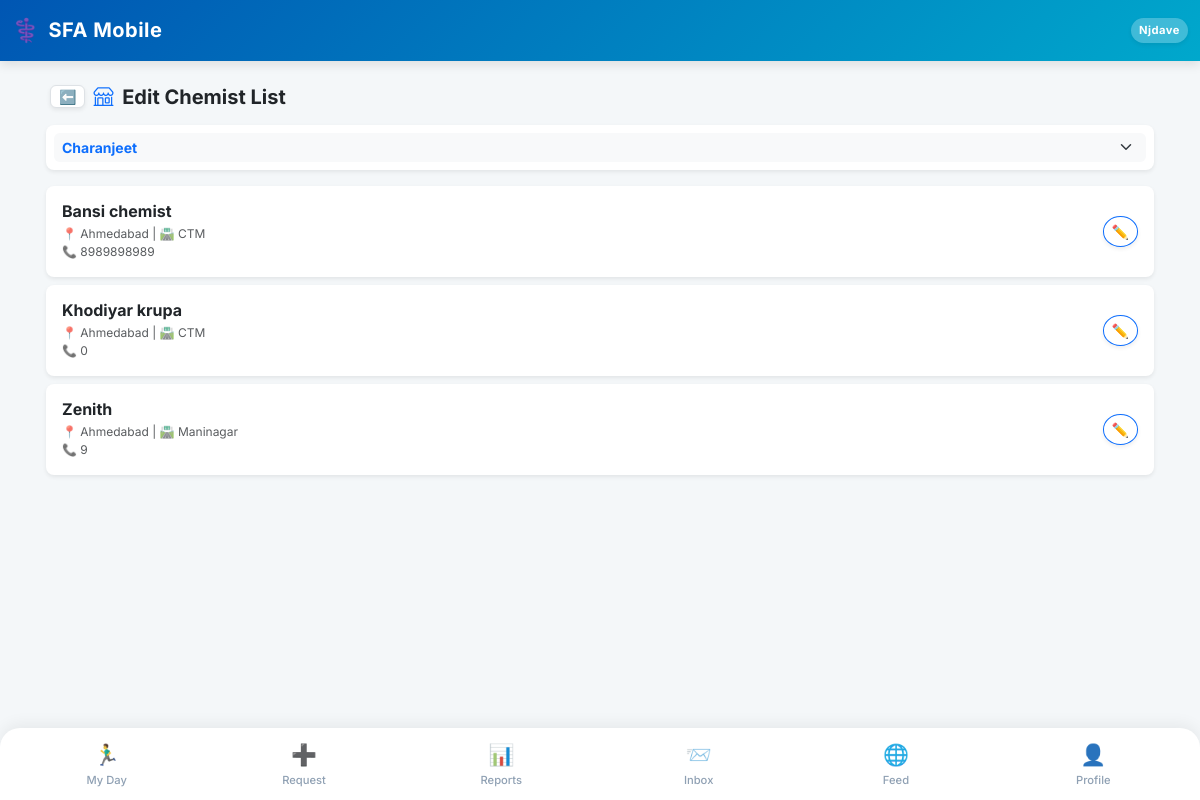
Page /edit-chemist-list/ (signed in) on the committed database.
### SFA/models.py (models this page shows, shortened)
class Employee(models.Model):
    user = models.OneToOneField(User, on_delete=models.CASCADE, null=True, blank=True)
    company = models.ForeignKey(Company, on_delete=models.PROTECT, related_name='employees') # Already Correct
    DESIGNATION_CHOICES = [
        ('MR', 'Medical Representative'),
        ('ABM', 'Area Business Manager'),
        ('RBM', 'Regional Business Manager'),
        ('ZBM', 'Zonal Business Manager'),
        ('NSM', 'National Sales Manager'),
        ('Admin', 'System Administrator'),
    ]
    name = models.CharField(max_length=100)
    employee_code = models.CharField(max_length=50) # 🌟 FIX: unique=True HATA DIYA HAI
    designation = models.CharField(max_length=5, choices=DESIGNATION_CHOICES, default='MR', db_index=True)   # 🚀 INDEX
    manager = models.ForeignKey('self', on_delete=models.SET_NULL, null=True, blank=True, related_name='subordinates')
    headquarter = models.ForeignKey(Territory, on_delete=models.SET_NULL, null=True, blank=True)
    phone = models.CharField(max_length=15)
    joining_date = models.DateField(default=timezone.now, help_text="Employee ki company join karne ki date. DCR calendar is date se aage hi banega, pehle ka nahi.")
    photo = models.ImageField(upload_to='employee_photos/', blank=True, null=True, help_text="Employee ki profile photo")
    address = models.TextField(blank=True, null=True, help_text="Employee ka home address")
    is_active = models.BooleanField(default=True, db_index=True, help_text="False matlab ye employee company chhod chuka hai ya inactive hai.")   # 🚀 INDEX
    leaving_date = models.DateField(null=True, blank=True, help_text="Employee ke company chhodne ki tareekh.")
    dob = models.DateField(null=True, blank=True, verbose_name="Date of Birth")
    anniversary = models.DateField(null=True, blank=True, verbose_name="Marriage Anniversary")
    blood_group = models.CharField(max_length=10, blank=True, null=True)
    emergency_contact = models.CharField(max_length=15, blank=True, null=True)
    permanent_address = models.TextField(blank=True, null=True)
    father_name = models.CharField(max_length=100, blank=True, null=True)
    father_dob = models.DateField(null=True, blank=True)
    father_mobile = models.CharField(max_length=15, blank=True, null=True)
    father_occupation = models.CharField(max_length=100, blank=True, null=True)
    mother_name = models.CharField(max_length=100, blank=True, null=True)
    mother_dob = models.DateField(null=True, blank=True)
    mother_mobile = models.CharField(max_length=15, blank=True, null=True)
    mother_occupation = models.CharField(max_length=100, blank=True, null=True)
    spouse_name = models.CharField(max_length=100, blank=True, null=True)
    spouse_dob = models.DateField(null=True, blank=True)
    spouse_mobile = models.CharField(max_length=15, blank=True, null=True)
    spouse_occupation = models.CharField(max_length=100, blank=True, null=True)
    child1_name = models.CharField(max_length=100, blank=True, null=True)
    child1_dob = models.DateField(null=True, blank=True)
    child2_name = models.CharField(max_length=100, blank=True, null=True)
    child2_dob = models.DateField(null=True, blank=True)
    EMPLOYMENT_STATUS_CHOICES = [
        ('active', 'Active'),
        ('resigned', 'Resigned'),
        ('retired', 'Retired'),
        ('transferred', 'Transferred'),
        ('terminated', 'Terminated'),
        ('vacant', 'Vacant (Placeholder)'),   # 🌟 Dummy employee jab tak naya MR na aaye
        ('archived', 'Archived (Old Dummy)'), # 🌟 Dummy jiska kaam ho gaya, naye employee ko sab de diya
    ]
    employment_status = models.CharField(
        max_length=15, choices=EMPLOYMENT_STATUS_CHOICES, default='active',
        help_text="is_active sirf access/login control karta hai; ye field WAJAH/reason batata hai."
    )
    is_placeholder = models.BooleanField(
        default=False,
        help_text="True = ye ek 'Vacant_<HQ>' dummy employee hai, asli insaan nahi. Joint Work me normal employee jaisea hi treat hota hai (use individual hi maana jayega)."
    )
    class Meta:
        unique_together = ('company', 'employee_code')

class Chemist(models.Model):
    STATUS_CHOICES = (('Pending', 'Pending Approval'), ('Approved', 'Approved'), ('Rejected', 'Rejected'))
    company = models.ForeignKey(Company, on_delete=models.CASCADE, related_name='chemists')
    name = models.CharField(max_length=150, db_index=True)   # 🚀 INDEX
    address = models.TextField(blank=True, null=True, help_text="Chemist shop address")
    latitude = models.DecimalField(max_digits=9, decimal_places=6, blank=True, null=True)
    longitude = models.DecimalField(max_digits=9, decimal_places=6, blank=True, null=True)
    territory = models.ForeignKey(Territory, on_delete=models.CASCADE)
    route = models.ForeignKey(Route, on_delete=models.SET_NULL, null=True, blank=True)
    linked_stockist = models.ForeignKey(Stockist, on_delete=models.SET_NULL, null=True, blank=True)
    phone = models.CharField(max_length=15)
    allocated_to = models.ForeignKey(Employee, on_delete=models.SET_NULL, null=True, blank=True)
    status = models.CharField(max_length=20, choices=STATUS_CHOICES, default='Pending', db_index=True)   # 🚀 INDEX
    owner_name = models.CharField(max_length=150, blank=True, null=True, help_text="Chemist shop owner ka naam")
    owner_dob = models.DateField(blank=True, null=True, help_text="Owner ki date of birth")
    card_photo = models.ImageField(upload_to='chemist_cards/', blank=True, null=True, help_text="Chemist ki visiting card ki photo")

class Territory(models.Model):
    company = models.ForeignKey(Company, on_delete=models.CASCADE, related_name='territories') # 🌟 CHANGED
    name = models.CharField(max_length=100)
    city = models.CharField(max_length=100)
    class Meta:
        unique_together = ('company', 'name')

class Route(models.Model):
    STATUS_CHOICES = (('Pending', 'Pending Approval'), ('Approved', 'Approved'), ('Rejected', 'Rejected'))
    CATEGORY_CHOICES = [
        ('HQ', 'Headquarter'),
        ('EX_HQ', 'Ex-Headquarter'),
        ('OUTSTATION', 'Outstation'),
    ]
    company = models.ForeignKey(Company, on_delete=models.CASCADE, related_name='routes') # 🌟 CHANGED
    name = models.CharField(max_length=150)
    territory = models.ForeignKey(Territory, on_delete=models.CASCADE)
    category = models.CharField(max_length=15, choices=CATEGORY_CHOICES, default='HQ')
    distance_from_hq = models.DecimalField(max_digits=6, decimal_places=1, default=0.0, help_text="Distance in KM from HQ")
    requested_by = models.ForeignKey('Employee', on_delete=models.SET_NULL, null=True, blank=True, related_name='requested_routes')
    status = models.CharField(max_length=20, choices=STATUS_CHOICES, default='Pending', db_index=True)   # 🚀 INDEX
    class Meta:
        unique_together = ('territory', 'name')

### SFA/views/masters.py (the view)
# urls.py: path('edit-chemist-list/', edit_chemist_list_view, name='edit_chemist_list'),
@employee_required
def edit_chemist_list_view(request, employee):
    team_employees = get_dropdown_team(employee)
    default_emp_id = str(employee.id)
    if employee.designation != 'MR':
        first_subordinate = team_employees.exclude(id=employee.id).first()
        if first_subordinate:
            default_emp_id = str(first_subordinate.id)
    selected_emp_id = request.GET.get('employee_id', default_emp_id)
    selected_emp = get_object_or_404(Employee, id=selected_emp_id, company=employee.company)
    chemists = Chemist.objects.filter(allocated_to=selected_emp, status='Approved').order_by('name')
    return render(request, 'edit_chemist_list.html', {
        'chemists': chemists,
        'team_employees': team_employees,
        'selected_emp_id': int(selected_emp_id),
        'is_manager_view': employee.designation != 'MR'
    })

### SFA/context_processors.py (called while the page is built)
def notification_counts(request):
    if request.user.is_authenticated and hasattr(request.user, 'employee'):
        employee = request.user.employee
        cache_key = f'nav_counts_{employee.id}'
        counts = cache.get(cache_key)
        if counts is None:
            counts = {
                'unread_notif_count': SystemNotification.objects.filter(employee=employee, is_read=False).count(),
                'unread_msg_count': InternalMessage.objects.filter(receiver=employee, is_read=False).count(),
            }
            cache.set(cache_key, counts, 60) # 60 seconds cache timeout
        return counts
    return {
        'unread_notif_count': 0,
        'unread_msg_count': 0,
    }

### SFA/services/team.py (called while the page is built)
def get_full_team_employees(employee, include_inactive=False):
    team_ids = {employee.id}
    managers_to_check = [employee.id]
    while managers_to_check:
        subs_qs = Employee.objects.filter(manager_id__in=managers_to_check)
        if not include_inactive:
            subs_qs = subs_qs.filter(is_active=True)
        subs = list(subs_qs.values_list('id', flat=True))
        if not subs:
            break
        managers_to_check = subs
        team_ids.update(subs)
    qs = Employee.objects.filter(id__in=team_ids)
    if not include_inactive:
        qs = qs.filter(is_active=True)
    return qs

def get_dropdown_team(employee, ordered=True):
    if employee.designation != 'MR':
        team = get_full_team_employees(employee)
        return team.order_by('-designation', 'name') if ordered else team
    return Employee.objects.filter(id=employee.id)

### SFA/templates/edit_chemist_list.html (shortened to what this page needs)
{% extends 'base.html' %}
{% block content %}
<div class="container-fluid p-0 mb-4 mt-2">
    <div class="d-flex align-items-center gap-2 mb-3 px-2">
        <a href="{% url 'edit_hub' %}" class="btn btn-light shadow-sm btn-sm px-2 py-0 rounded-2 border bg-white text-secondary">⬅️</a>
        <h5 class="fw-bold text-dark mb-0"><i class="bi bi-shop text-primary me-1"></i> Edit Chemist List</h5>
    </div>
    <div class="card border-0 shadow-sm mb-3 bg-white mx-1" style="border-radius: 8px;">
        <div class="card-body p-2">
            <form method="GET" id="filterForm">
                {% if is_manager_view %}
                <div class="mb-0">
                    <select name="employee_id" class="form-select form-select-sm bg-light fw-bold text-primary border-0" style="border-radius: 6px;" onchange="this.form.submit()">
                        {% for emp in team_employees %}
                            <option value="{{ emp.id }}" {% if selected_emp_id == emp.id %}selected{% endif %}>{{ emp.name }}</option>
                        {% endfor %}
                    </select>
                </div>
                {% endif %}
            </form>
        </div>
    </div>
    <div class="mx-1">
        {% for chem in chemists %}
        <div class="card border-0 shadow-sm mb-2" style="border-radius: 8px;">
            <div class="card-body p-3 d-flex justify-content-between align-items-center">
                <div>
                    <h6 class="fw-bold text-dark mb-1">{{ chem.name }}</h6>
                    <p class="text-muted mb-0" style="font-size: 0.75rem;">
                        📍 {{ chem.territory.name|default:"No HQ" }} | 🛣️ {{ chem.route.name|default:"No Route" }} <br>
                        📞 {{ chem.phone|default:"No Phone" }}
                    </p>
                </div>
                <div>
                    <a href="{% url 'edit_chemist' chem.id %}" class="btn btn-outline-primary btn-sm rounded-circle px-2 py-1 shadow-sm">
                        ✏️
                    </a>
                </div>
            </div>
        </div>
        {% empty %}
        <div class="text-center p-4 text-muted small fw-medium bg-white shadow-sm rounded-3">
            Is employee ki list mein koi approved chemist nahi hai.
        </div>
        {% endfor %}
    </div>
</div>
{% endblock %}

### SFA/templates/base.html (shortened to what this page needs)
<!DOCTYPE html>
<html lang="en">
<head>
    <link href="https://cdn.jsdelivr.net/npm/bootstrap@5.3.0/dist/css/bootstrap.min.css" rel="stylesheet">
    <link href="https://cdn.jsdelivr.net/npm/bootstrap-icons@1.11.0/font/bootstrap-icons.css" rel="stylesheet">
</head>
<body>
    <nav class="navbar navbar-dark navbar-custom sticky-top">
        <div class="container-fluid py-1">
            <span class="navbar-brand mb-0 h1 d-flex align-items-center gap-2">
                <span style="font-size: 1.4rem;">⚕️</span> SFA Mobile
            </span>
            <div class="d-flex align-items-center gap-3">
                <span class="text-white fw-bold bg-white bg-opacity-25 px-2 py-1 rounded-pill shadow-sm" style="font-size: 0.70rem; letter-spacing: 0.5px;">
                    {{ request.user.employee.name|default:"Guest"|truncatechars:10 }}
                </span>
            </div>
        </div>
    </nav>
    <div class="container mt-4 mb-4">
        {% block content %}
        {% endblock %}
    </div>
    <div class="fixed-bottom bottom-nav d-flex justify-content-between align-items-center">
        {% if request.user.employee.designation != 'Admin' and request.user.employee.designation != 'System Administrator' %}
        <a href="{% url 'mr_dashboard' %}" class="nav-item {% if request.resolver_match.url_name == 'mr_dashboard' or request.resolver_match.url_name == 'day_start' or request.resolver_match.url_name == 'day_end' %}active{% endif %}">
            <span class="nav-icon">🏃‍♂️</span>My Day
        </a>
        {% endif %}
        <a href="{% url 'request_hub' %}" class="nav-item {% if request.resolver_match.url_name == 'request_hub' %}active{% endif %}">
            <span class="nav-icon">➕</span>Request
        </a>
        <a href="{% url 'view_hub' %}" class="nav-item {% if request.resolver_match.url_name == 'view_hub' or request.resolver_match.url_name == 'dcr_report' %}active{% endif %}">
            <span class="nav-icon">📊</span>Reports
        </a>
        <a href="{% url 'web_inbox' %}" class="nav-item {% if request.resolver_match.url_name == 'web_inbox' or request.resolver_match.url_name == 'web_compose' %}active{% endif %}">
            <span class="nav-icon position-relative">
                📨
            </span>Inbox
        </a>
<a href="{% url 'community_feed' %}" class="nav-item {% if request.resolver_match.url_name == 'community_feed' %}active{% endif %}">
    <span class="nav-icon">🌐</span>Feed
</a>
        <a href="{% url 'profile' %}" class="nav-item {% if request.resolver_match.url_name == 'profile' %}active{% endif %}">
            <span class="nav-icon">👤</span>Profile
        </a>
    </div>
</body>
</html>

### SFA/templates/base.html (style rules this page uses)
:root { --pharma-primary: #0056b3; --pharma-secondary: #00a8cc; --bg-light: #f4f7f9; }
body { font-family: 'Inter', sans-serif; background-color: var(--bg-light); padding-bottom: 85px; }
.navbar-custom { background: linear-gradient(135deg, var(--pharma-primary), var(--pharma-secondary)); box-shadow: 0 4px 10px rgba(0,0,0,0.1); }
.navbar-brand { font-weight: 700; letter-spacing: 0.5px; }
.card { border: none !important; border-radius: 12px; box-shadow: 0 4px 12px rgba(0, 0, 0, 0.05); }
.form-control, .form-select { border-radius: 8px; border: 1px solid #ced4da; }
.bottom-nav { background-color: #ffffff; border-top-left-radius: 20px; border-top-right-radius: 20px; box-shadow: 0 -4px 15px rgba(0,0,0,0.06); padding: 5px 8px; }
.nav-item { text-align: center; flex: 1; padding: 6px 0; color: #8fa0b3; font-size: 0.70rem; font-weight: 500; text-decoration: none; border-radius: 12px; transition: all 0.3s ease; }
.nav-icon { font-size: 1.3rem; display: block; margin-bottom: 2px; filter: grayscale(20%); }

### rows in the picture
Chemist: name "Bansi chemist", territory.name "Ahmedabad", route.name "CTM", phone "8989898989"
Chemist: name "Khodiyar krupa", territory.name "Ahmedabad", route.name "CTM", phone "0"
Chemist: name "Zenith", territory.name "Ahmedabad", route.name "Maninagar", phone "9"

### other values in the picture
{{ request.user.employee.name|default:"Guest"|truncatechars:10 }} "Njdave"
form field employee_id "Charanjeet"
